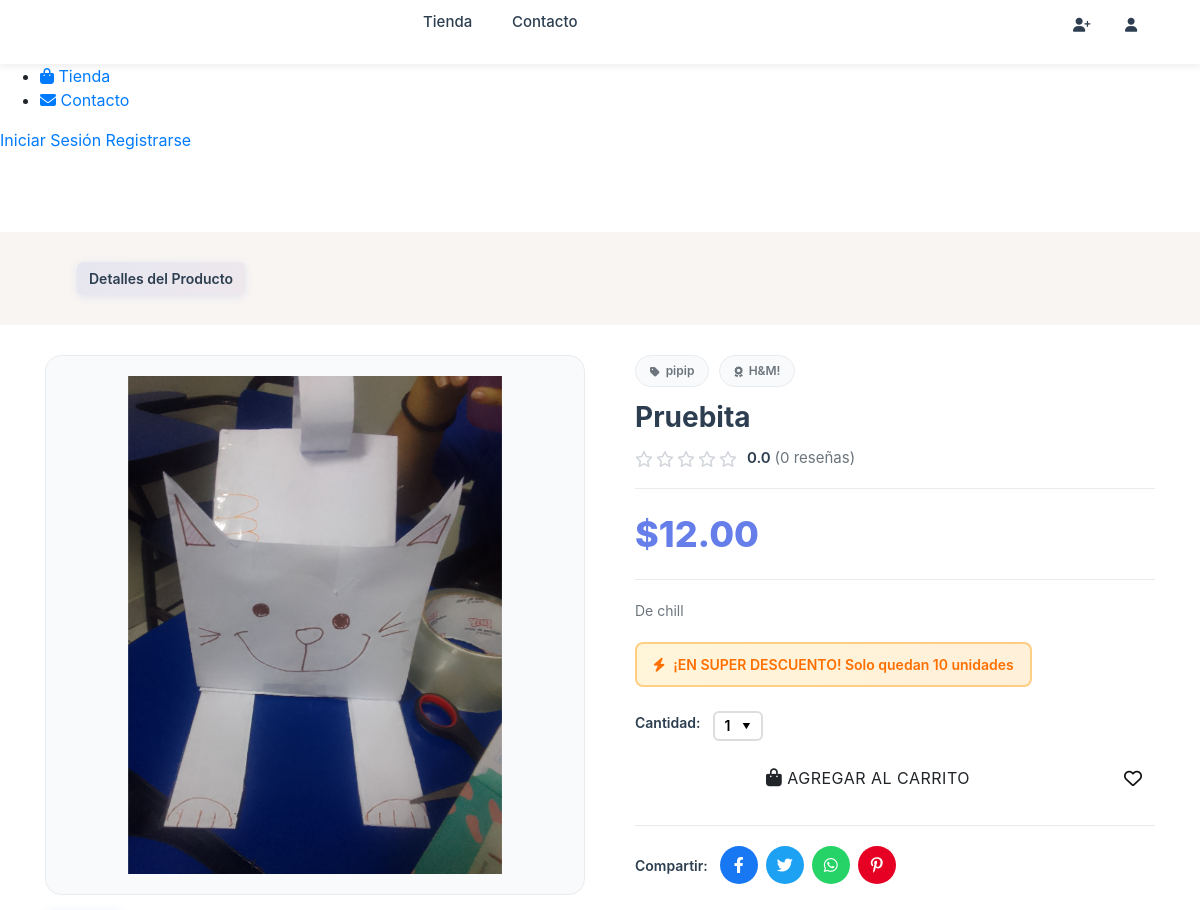
Page /product-details.php?id=12 (upper part) on the earlier database version.
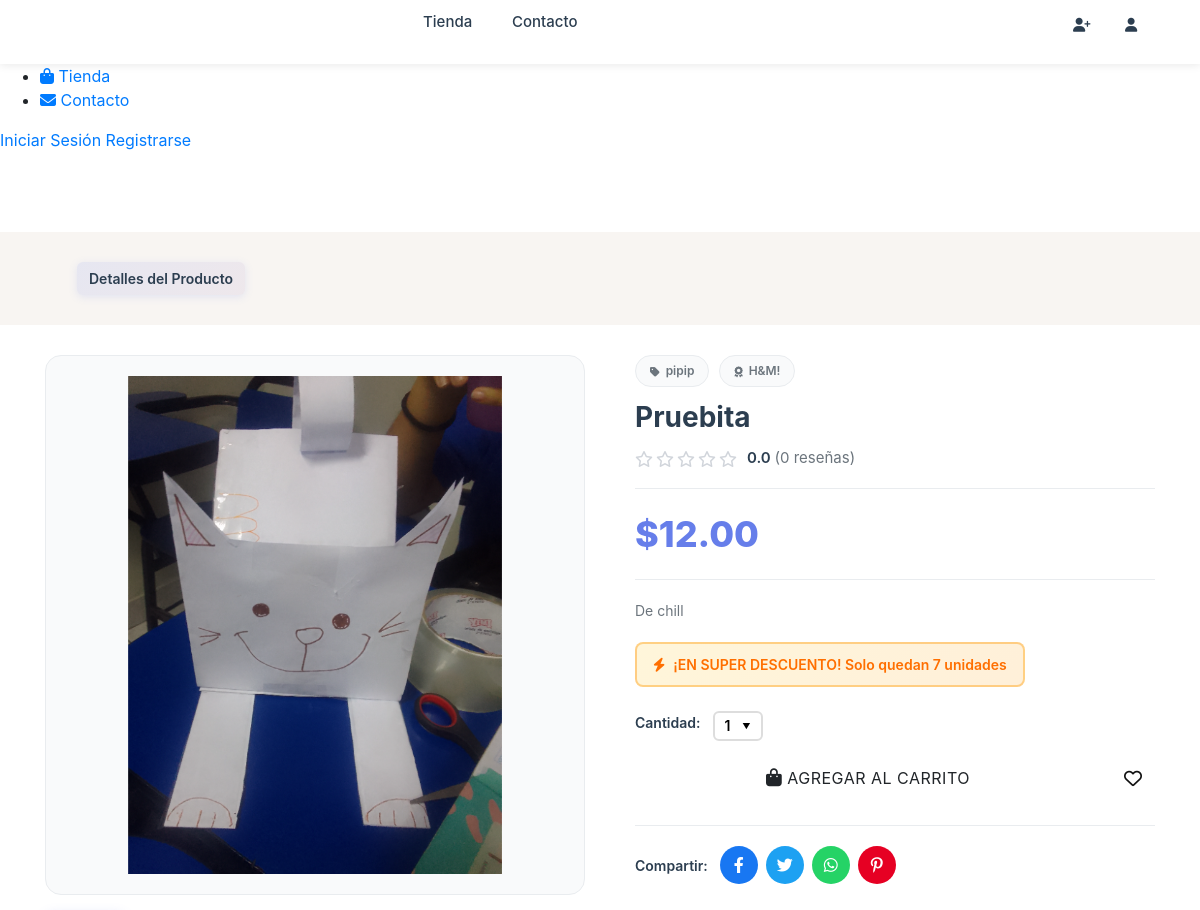
Same page on the later database version.
### tables this page shows
CREATE TABLE `producto` (
  `id_producto` int(11) NOT NULL,
  `nombre_producto` varchar(200) NOT NULL,
  `codigo` varchar(100) DEFAULT NULL,
  `descripcion_producto` text DEFAULT NULL,
  `id_categoria` int(11) NOT NULL,
  `id_marca` int(11) DEFAULT NULL,
  `precio_producto` decimal(10,2) NOT NULL,
  `descuento_porcentaje_producto` decimal(5,2) DEFAULT 0.00,
  `genero_producto` enum('M','F','Unisex','Kids') DEFAULT 'Unisex',
  `en_oferta_producto` tinyint(1) DEFAULT 0,
  `stock_actual_producto` int(11) DEFAULT 0,
  `stock_minimo_producto` int(11) NOT NULL DEFAULT 20,
  `stock_maximo_producto` int(11) NOT NULL DEFAULT 100,
  `imagen_producto` varchar(255) DEFAULT 'default-product.png',
  `url_imagen_producto` varchar(500) NOT NULL,
  `status_producto` tinyint(1) DEFAULT 1,
  `estado` enum('activo','inactivo') NOT NULL DEFAULT 'activo',
  `fecha_creacion_producto` timestamp NOT NULL DEFAULT current_timestamp(),
  `fecha_actualizacion_producto` timestamp NULL DEFAULT NULL ON UPDATE current_timestamp()
);

CREATE TABLE `categoria` (
  `id_categoria` int(11) NOT NULL,
  `codigo_categoria` varchar(50) DEFAULT NULL,
  `nombre_categoria` varchar(100) NOT NULL,
  `descripcion_categoria` text DEFAULT NULL,
  `imagen_categoria` varchar(255) DEFAULT 'default-category.png',
  `url_imagen_categoria` varchar(500) NOT NULL,
  `status_categoria` tinyint(1) DEFAULT 1,
  `estado_categoria` enum('activo','inactivo') NOT NULL DEFAULT 'activo',
  `fecha_creacion_categoria` timestamp NOT NULL DEFAULT current_timestamp(),
  `fecha_actualizacion_categoria` timestamp NULL DEFAULT NULL ON UPDATE current_timestamp()
);

CREATE TABLE `marca` (
  `id_marca` int(11) NOT NULL,
  `codigo_marca` varchar(50) DEFAULT NULL,
  `nombre_marca` varchar(100) NOT NULL,
  `descripcion_marca` text DEFAULT NULL,
  `imagen_marca` varchar(255) DEFAULT 'default-product.png',
  `url_imagen_marca` varchar(500) NOT NULL,
  `status_marca` tinyint(1) DEFAULT 1,
  `estado_marca` enum('activo','inactivo') NOT NULL DEFAULT 'activo',
  `fecha_creacion_marca` timestamp NOT NULL DEFAULT current_timestamp(),
  `fecha_actualizacion_marca` timestamp NULL DEFAULT NULL ON UPDATE current_timestamp()
);

### config/conexion.php (called while the page is built, shortened)
<?php
class Database {
    private $host = 'localhost';
    private $db_name = 'sleppystore';
    private $username = 'root';
    private $password = '';
    private $charset = 'utf8mb4';
    public function getConnection() {
        $this->pdo = null;
        try {
            $dsn = "mysql:host=" . $this->host . ";dbname=" . $this->db_name . ";charset=" . $this->charset;
            $options = [
                PDO::ATTR_ERRMODE            => PDO::ERRMODE_EXCEPTION,
                PDO::ATTR_DEFAULT_FETCH_MODE => PDO::FETCH_ASSOC,
                PDO::ATTR_EMULATE_PREPARES   => false,
                PDO::MYSQL_ATTR_INIT_COMMAND => "SET NAMES utf8mb4"
            ];
            $this->pdo = new PDO($dsn, $this->username, $this->password, $options);
        } catch(PDOException $exception) {
            echo "Error de conexión: " . $exception->getMessage();
        }
        return $this->pdo;
    }
}
function getDB() {
    $database = new Database();
    return $database->getConnection();
}
function executeQuery($query, $params = []) {
    try {
        $db = getDB();
        $stmt = $db->prepare($query);
        $stmt->execute($params);
        return $stmt->fetchAll();
    } catch(PDOException $e) {
        echo "Error en consulta: " . $e->getMessage();
        return false;
    }
}
?>

### product-details.php (the view, shortened to what the rows shown need)
<?php
require_once 'config/conexion.php';
$product_id = isset($_GET['id']) ? intval($_GET['id']) : 0;
$query = "SELECT p.*, c.nombre_categoria, m.nombre_marca,
          ROUND(p.precio_producto * (1 - p.descuento_porcentaje_producto/100), 2) as precio_final,
          (SELECT AVG(calificacion) FROM resena WHERE id_producto = p.id_producto AND aprobada = 1) as rating_promedio,
          (SELECT COUNT(*) FROM resena WHERE id_producto = p.id_producto AND aprobada = 1) as total_resenas
          FROM producto p
          LEFT JOIN categoria c ON p.id_categoria = c.id_categoria
          LEFT JOIN marca m ON p.id_marca = m.id_marca
          WHERE p.id_producto = ? AND p.status_producto = 1";
$resultado = executeQuery($query, [$product_id]);
$producto = $resultado && !empty($resultado) ? $resultado[0] : null;
?>
<!DOCTYPE html>
<html lang="es">
<head>
    <link rel="stylesheet" href="public/assets/css/bootstrap.min.css" type="text/css">
    <link rel="stylesheet" href="https://cdnjs.cloudflare.com/ajax/libs/font-awesome/6.4.0/css/all.min.css" />
    <link rel="stylesheet" href="public/assets/css/components/modals.css" type="text/css">
    <link rel="stylesheet" href="public/assets/css/components/categories-navbar.css?v=<?= time() ?>" type="text/css">
    <link rel="stylesheet" href="public/assets/css/dark-mode/dark-mode.css" type="text/css">
    <link rel="stylesheet" href="public/assets/css/product-details/product-details.css?v=<?= time() ?>">
    <link rel="stylesheet" href="public/assets/css/shop/product-cards-modern.css?v=<?= time() ?>">
</head>
<body>
    <?php include 'includes/header-section.php'; ?>
    <div class="product-details-section">
        <div class="container">
            <div class="row">
                <div class="col-lg-6 col-md-12 mb-4">
                    <div class="product-image-container">
                        <div class="main-image-wrapper">
                            <img id="mainProductImage"
                                 src="<?= htmlspecialchars($producto['url_imagen_producto']) ?>"
                                 alt="<?= htmlspecialchars($producto['nombre_producto']) ?>"
                                 class="img-fluid main-product-image">
                        </div>
                    </div>
                </div>
                <div class="col-lg-6 col-md-12">
                    <div class="product-info-container">
                        <div class="product-meta">
                            <span class="product-category-badge">
                                <i class="fas fa-tag"></i> <?= htmlspecialchars($producto['nombre_categoria']) ?>
                            </span>
                            <?php if ($producto['nombre_marca']): ?>
                                <span class="product-brand-badge">
                                    <i class="fas fa-award"></i> <?= htmlspecialchars($producto['nombre_marca']) ?>
                                </span>
                            <?php endif; ?>
                        </div>
                        <h1 class="product-title"><?= htmlspecialchars($producto['nombre_producto']) ?></h1>
                        <div class="product-rating-section">
                            <div class="stars-display">
                            </div>
                            <span class="rating-text">
                            </span>
                        </div>
                        <div class="product-pricing">
                            <?php if ($producto['descuento_porcentaje_producto'] > 0): ?>
                                <div class="price-wrapper">
                                    <span class="current-price">$<?= number_format($producto['precio_final'], 2) ?></span>
                                    <span class="original-price">$<?= number_format($producto['precio_producto'], 2) ?></span>
                                    <span class="savings-text">Ahorras $<?= number_format($producto['precio_producto'] - $producto['precio_final'], 2) ?></span>
                                </div>
                            <?php else: ?>
                                <span class="current-price">$<?= number_format($producto['precio_producto'], 2) ?></span>
                            <?php endif; ?>
                        </div>
                        <div class="product-short-description">
                            <p><?= nl2br(htmlspecialchars($producto['descripcion_producto'])) ?></p>
                        </div>
                        <?php if ($producto['stock_actual_producto'] > 0 && $producto['stock_actual_producto'] <= 10): ?>
                        <div class="stock-status-section">
                            <div class="stock-super-discount">
                                <i class="fas fa-bolt"></i>
                                <span>¡EN SUPER DESCUENTO! Solo quedan <?= $producto['stock_actual_producto'] ?> unidades</span>
                            </div>
                        </div>
                        <?php endif; ?>
                        <div class="product-actions">
                            <div class="quantity-selector">
                            </div>
                            <div class="action-buttons">
                            </div>
                        </div>
                        <div class="product-share">
                            <span class="share-label">Compartir:</span>
                            <div class="share-buttons">
                            </div>
                        </div>
                    </div>
                </div>
            </div>
        </div>
    </div>
</body>
</html>

Differences in the rows shown:
changed producto "Pruebita": stock_actual_producto "10" → "7"
